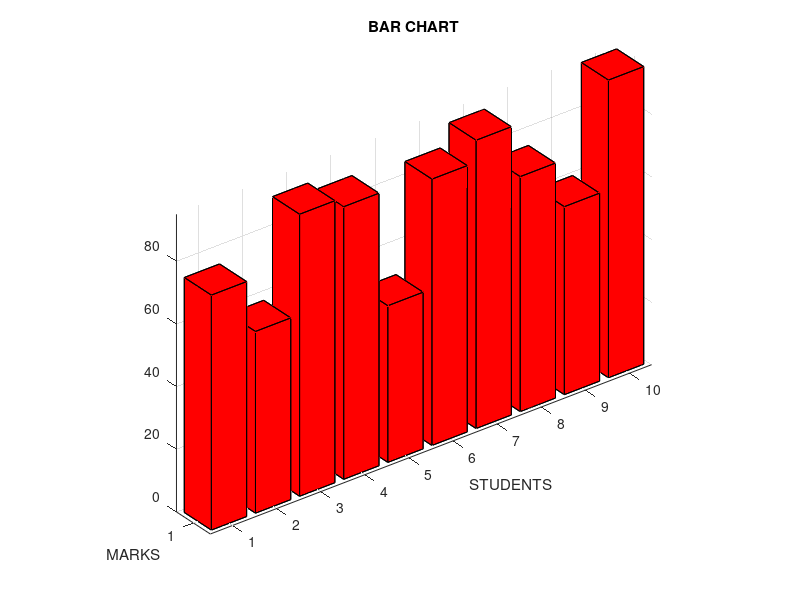

MATLAB code to generate this figure:
clear all
clc
x=[1:10]
y=[75,58,90,87,50,85,92,75,60,95]
bar3(x,y,'r')
xlabel('STUDENTS')
ylabel('MARKS')
title('BAR CHART')